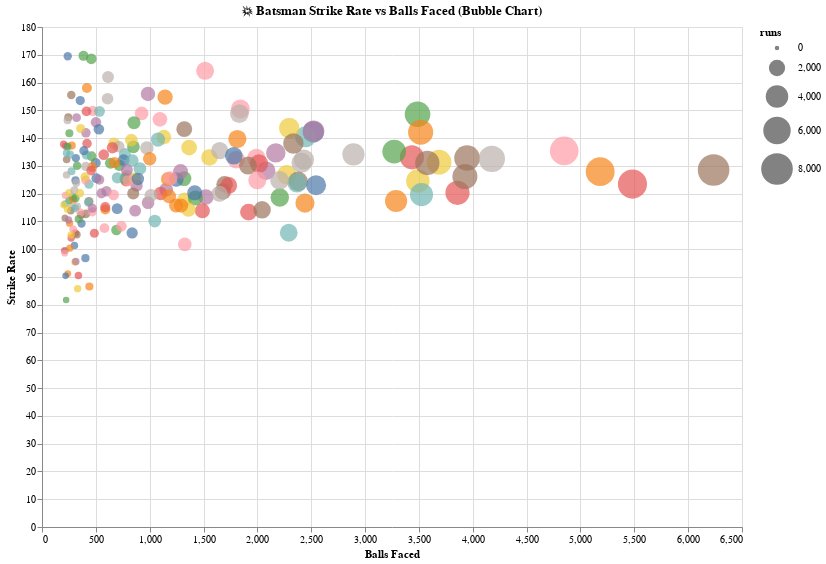

Notebook code for this chart:
### Code cell
import altair as alt

# Prepare batsman stats
batsman_stats = deliveries.groupby('batter').agg(
    runs=('batsman_runs', 'sum'),
    balls=('ball', 'count')
).reset_index()

batsman_stats['strike_rate'] = (batsman_stats['runs'] / batsman_stats['balls']) * 100
batsman_stats = batsman_stats[batsman_stats['balls'] >= 200]  # Only serious players

# Bubble Chart
bubble_chart = alt.Chart(batsman_stats).mark_circle().encode(
    x=alt.X('balls:Q', title='Balls Faced'),
    y=alt.Y('strike_rate:Q', title='Strike Rate'),
    size=alt.Size('runs:Q', scale=alt.Scale(range=[20, 1000])),
    color=alt.Color('batter:N', legend=None),
    tooltip=['batter:N', 'runs:Q', 'balls:Q', 'strike_rate:Q']
).properties(
    title="💥 Batsman Strike Rate vs Balls Faced (Bubble Chart)",
    width=700,
    height=500
).interactive()

bubble_chart

### Figure 1 — Vega-Lite specification as saved in the notebook (floating-point values rounded to 4 significant figures; data arrays with more than 128 entries replaced by an {"elided": "..."} marker saying what was removed)
{"config": {"view": {"continuousWidth": 300, "continuousHeight": 300}}, "data": {"name": "data-8f48a034f1e915afcb9df0e89aba34bc"}, "mark": {"type": "circle"}, "encoding": {"color": {"field": "batter", "legend": null, "type": "nominal"}, "size": {"field": "runs", "scale": {"range": [20, 1000]}, "type": "quantitative"}, "tooltip": [{"field": "batter", "type": "nominal"}, {"field": "runs", "type": "quantitative"}, {"field": "balls", "type": "quantitative"}, {"field": "strike_rate", "type": "quantitative"}], "x": {"field": "balls", "title": "Balls Faced", "type": "quantitative"}, "y": {"field": "strike_rate", "title": "Strike Rate", "type": "quantitative"}}, "height": 500, "params": [{"name": "param_1", "select": {"type": "interval", "encodings": ["x", "y"]}, "bind": "scales"}], "title": "💥 Batsman Strike Rate vs Balls Faced (Bubble Chart)", "width": 700, "$schema": "https://vega.github.io/schema/vega-lite/v5.8.0.json", "datasets": {"data-8f48a034f1e915afcb9df0e89aba34bc": {"elided": "210 records"}}}
